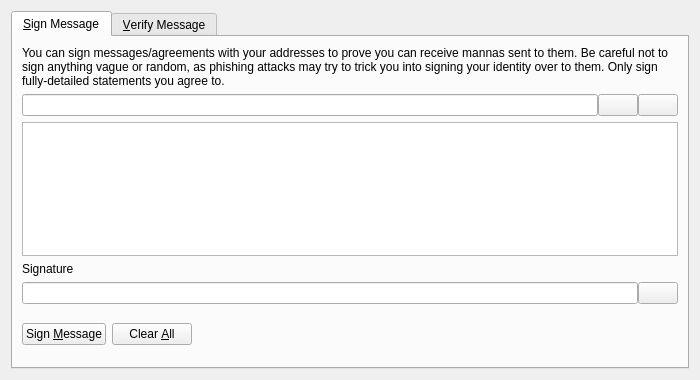
<?xml version="1.0" encoding="UTF-8"?>
<ui version="4.0">
 <class>SignVerifyMessageDialog</class>
 <widget class="QDialog" name="SignVerifyMessageDialog">
  <property name="geometry">
   <rect>
    <x>0</x>
    <y>0</y>
    <width>700</width>
    <height>380</height>
   </rect>
  </property>
  <property name="windowTitle">
   <string>Signatures - Sign / Verify a Message</string>
  </property>
  <property name="modal">
   <bool>true</bool>
  </property>
  <layout class="QVBoxLayout" name="verticalLayout">
   <item>
    <widget class="QTabWidget" name="tabWidget">
     <property name="currentIndex">
      <number>0</number>
     </property>
     <widget class="QWidget" name="tabSignMessage">
      <attribute name="title">
       <string>&amp;Sign Message</string>
      </attribute>
      <layout class="QVBoxLayout" name="verticalLayout_SM">
       <item>
        <widget class="QLabel" name="infoLabel_SM">
         <property name="text">
          <string>You can sign messages/agreements with your addresses to prove you can receive mannas sent to them. Be careful not to sign anything vague or random, as phishing attacks may try to trick you into signing your identity over to them. Only sign fully-detailed statements you agree to.</string>
         </property>
         <property name="textFormat">
          <enum>Qt::PlainText</enum>
         </property>
         <property name="wordWrap">
          <bool>true</bool>
         </property>
        </widget>
       </item>
       <item>
        <layout class="QHBoxLayout" name="horizontalLayout_1_SM">
         <property name="spacing">
          <number>0</number>
         </property>
         <item>
          <widget class="QValidatedLineEdit" name="addressIn_SM">
           <property name="toolTip">
            <string>The manna address to sign the message with</string>
           </property>
          </widget>
         </item>
         <item>
          <widget class="QPushButton" name="addressBookButton_SM">
           <property name="toolTip">
            <string>Choose previously used address</string>
           </property>
           <property name="text">
            <string/>
           </property>
           <property name="icon">
            <iconset resource="../manna.qrc">
             <normaloff>:/icons/address-book</normaloff>:/icons/address-book</iconset>
           </property>
           <property name="shortcut">
            <string>Alt+A</string>
           </property>
           <property name="autoDefault">
            <bool>false</bool>
           </property>
          </widget>
         </item>
         <item>
          <widget class="QPushButton" name="pasteButton_SM">
           <property name="toolTip">
            <string>Paste address from clipboard</string>
           </property>
           <property name="text">
            <string/>
           </property>
           <property name="icon">
            <iconset resource="../manna.qrc">
             <normaloff>:/icons/editpaste</normaloff>:/icons/editpaste</iconset>
           </property>
           <property name="shortcut">
            <string>Alt+P</string>
           </property>
           <property name="autoDefault">
            <bool>false</bool>
           </property>
          </widget>
         </item>
        </layout>
       </item>
       <item>
        <widget class="QPlainTextEdit" name="messageIn_SM">
         <property name="toolTip">
          <string>Enter the message you want to sign here</string>
         </property>
        </widget>
       </item>
       <item>
        <widget class="QLabel" name="signatureLabel_SM">
         <property name="text">
          <string>Signature</string>
         </property>
         <property name="textFormat">
          <enum>Qt::PlainText</enum>
         </property>
        </widget>
       </item>
       <item>
        <layout class="QHBoxLayout" name="horizontalLayout_2_SM">
         <property name="spacing">
          <number>0</number>
         </property>
         <item>
          <widget class="QLineEdit" name="signatureOut_SM">
           <property name="font">
            <font>
             <italic>true</italic>
            </font>
           </property>
           <property name="readOnly">
            <bool>true</bool>
           </property>
          </widget>
         </item>
         <item>
          <widget class="QPushButton" name="copySignatureButton_SM">
           <property name="toolTip">
            <string>Copy the current signature to the system clipboard</string>
           </property>
           <property name="text">
            <string/>
           </property>
           <property name="icon">
            <iconset resource="../manna.qrc">
             <normaloff>:/icons/editcopy</normaloff>:/icons/editcopy</iconset>
           </property>
           <property name="autoDefault">
            <bool>false</bool>
           </property>
          </widget>
         </item>
        </layout>
       </item>
       <item>
        <layout class="QHBoxLayout" name="horizontalLayout_3_SM">
         <item>
          <widget class="QPushButton" name="signMessageButton_SM">
           <property name="toolTip">
            <string>Sign the message to prove you own this manna address</string>
           </property>
           <property name="text">
            <string>Sign &amp;Message</string>
           </property>
           <property name="icon">
            <iconset resource="../manna.qrc">
             <normaloff>:/icons/edit</normaloff>:/icons/edit</iconset>
           </property>
           <property name="autoDefault">
            <bool>false</bool>
           </property>
          </widget>
         </item>
         <item>
          <widget class="QPushButton" name="clearButton_SM">
           <property name="toolTip">
            <string>Reset all sign message fields</string>
           </property>
           <property name="text">
            <string>Clear &amp;All</string>
           </property>
           <property name="icon">
            <iconset resource="../manna.qrc">
             <normaloff>:/icons/remove</normaloff>:/icons/remove</iconset>
           </property>
           <property name="autoDefault">
            <bool>false</bool>
           </property>
          </widget>
         </item>
         <item>
          <spacer name="horizontalSpacer_1_SM">
           <property name="orientation">
            <enum>Qt::Horizontal</enum>
           </property>
           <property name="sizeHint" stdset="0">
            <size>
             <width>40</width>
             <height>48</height>
            </size>
           </property>
          </spacer>
         </item>
         <item>
          <widget class="QLabel" name="statusLabel_SM">
           <property name="font">
            <font>
             <weight>75</weight>
             <bold>true</bold>
            </font>
           </property>
           <property name="text">
            <string/>
           </property>
           <property name="wordWrap">
            <bool>true</bool>
           </property>
          </widget>
         </item>
         <item>
          <spacer name="horizontalSpacer_2_SM">
           <property name="orientation">
            <enum>Qt::Horizontal</enum>
           </property>
           <property name="sizeHint" stdset="0">
            <size>
             <width>40</width>
             <height>48</height>
            </size>
           </property>
          </spacer>
         </item>
        </layout>
       </item>
      </layout>
     </widget>
     <widget class="QWidget" name="tabVerifyMessage">
      <attribute name="title">
       <string>&amp;Verify Message</string>
      </attribute>
      <layout class="QVBoxLayout" name="verticalLayout_VM">
       <item>
        <widget class="QLabel" name="infoLabel_VM">
         <property name="text">
          <string>Enter the receiver's address, message (ensure you copy line breaks, spaces, tabs, etc. exactly) and signature below to verify the message. Be careful not to read more into the signature than what is in the signed message itself, to avoid being tricked by a man-in-the-middle attack. Note that this only proves the signing party receives with the address, it cannot prove sendership of any transaction!</string>
         </property>
         <property name="textFormat">
          <enum>Qt::PlainText</enum>
         </property>
         <property name="alignment">
          <set>Qt::AlignLeading|Qt::AlignLeft|Qt::AlignTop</set>
         </property>
         <property name="wordWrap">
          <bool>true</bool>
         </property>
        </widget>
       </item>
       <item>
        <layout class="QHBoxLayout" name="horizontalLayout_1_VM">
         <property name="spacing">
          <number>0</number>
         </property>
         <item>
          <widget class="QValidatedLineEdit" name="addressIn_VM">
           <property name="toolTip">
            <string>The manna address the message was signed with</string>
           </property>
          </widget>
         </item>
         <item>
          <widget class="QPushButton" name="addressBookButton_VM">
           <property name="toolTip">
            <string>Choose previously used address</string>
           </property>
           <property name="text">
            <string/>
           </property>
           <property name="icon">
            <iconset resource="../manna.qrc">
             <normaloff>:/icons/address-book</normaloff>:/icons/address-book</iconset>
           </property>
           <property name="shortcut">
            <string>Alt+A</string>
           </property>
           <property name="autoDefault">
            <bool>false</bool>
           </property>
          </widget>
         </item>
        </layout>
       </item>
       <item>
        <widget class="QPlainTextEdit" name="messageIn_VM"/>
       </item>
       <item>
        <widget class="QValidatedLineEdit" name="signatureIn_VM"/>
       </item>
       <item>
        <layout class="QHBoxLayout" name="horizontalLayout_2_VM">
         <item>
          <widget class="QPushButton" name="verifyMessageButton_VM">
           <property name="toolTip">
            <string>Verify the message to ensure it was signed with the specified manna address</string>
           </property>
           <property name="text">
            <string>Verify &amp;Message</string>
           </property>
           <property name="icon">
            <iconset resource="../manna.qrc">
             <normaloff>:/icons/transaction_0</normaloff>:/icons/transaction_0</iconset>
           </property>
           <property name="autoDefault">
            <bool>false</bool>
           </property>
          </widget>
         </item>
         <item>
          <widget class="QPushButton" name="clearButton_VM">
           <property name="toolTip">
            <string>Reset all verify message fields</string>
           </property>
           <property name="text">
            <string>Clear &amp;All</string>
           </property>
           <property name="icon">
            <iconset resource="../manna.qrc">
             <normaloff>:/icons/remove</normaloff>:/icons/remove</iconset>
           </property>
           <property name="autoDefault">
            <bool>false</bool>
           </property>
          </widget>
         </item>
         <item>
          <spacer name="horizontalSpacer_1_VM">
           <property name="orientation">
            <enum>Qt::Horizontal</enum>
           </property>
           <property name="sizeHint" stdset="0">
            <size>
             <width>40</width>
             <height>48</height>
            </size>
           </property>
          </spacer>
         </item>
         <item>
          <widget class="QLabel" name="statusLabel_VM">
           <property name="font">
            <font>
             <weight>75</weight>
             <bold>true</bold>
            </font>
           </property>
           <property name="text">
            <string/>
           </property>
           <property name="wordWrap">
            <bool>true</bool>
           </property>
          </widget>
         </item>
         <item>
          <spacer name="horizontalSpacer_2_VM">
           <property name="orientation">
            <enum>Qt::Horizontal</enum>
           </property>
           <property name="sizeHint" stdset="0">
            <size>
             <width>40</width>
             <height>48</height>
            </size>
           </property>
          </spacer>
         </item>
        </layout>
       </item>
      </layout>
     </widget>
    </widget>
   </item>
  </layout>
 </widget>
 <customwidgets>
  <customwidget>
   <class>QValidatedLineEdit</class>
   <extends>QLineEdit</extends>
   <header>qvalidatedlineedit.h</header>
  </customwidget>
 </customwidgets>
 <resources>
  <include location="../manna.qrc"/>
 </resources>
 <connections/>
</ui>
